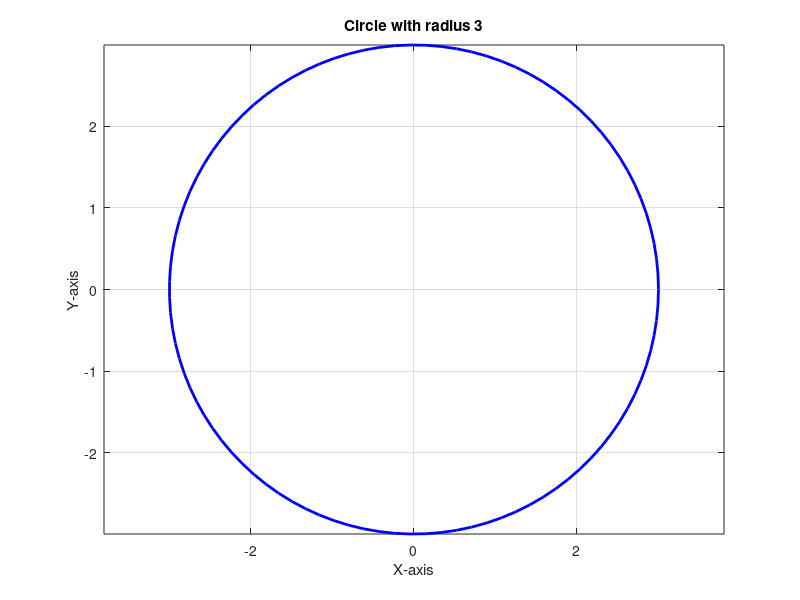

This chart was generated by the following MATLAB code:
radius = 3;

theta = linspace(0, 2*pi, 100);

x = radius * cos(theta);
y = radius * sin(theta);

figure;
plot(x, y, 'b', 'LineWidth', 2);
axis equal;
grid on;

xlabel('X-axis');
ylabel('Y-axis');
title('Circle with radius 3');

hold off;
